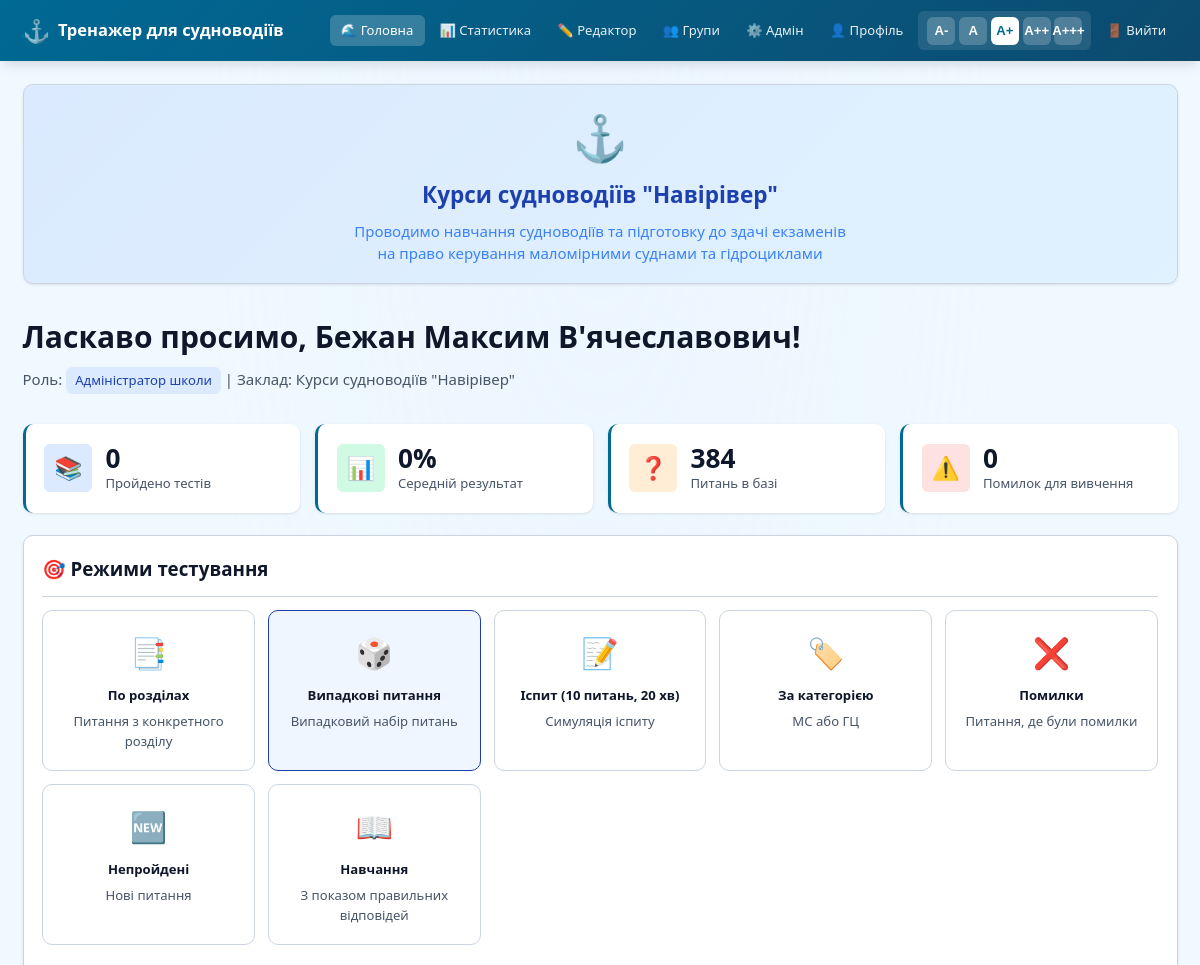
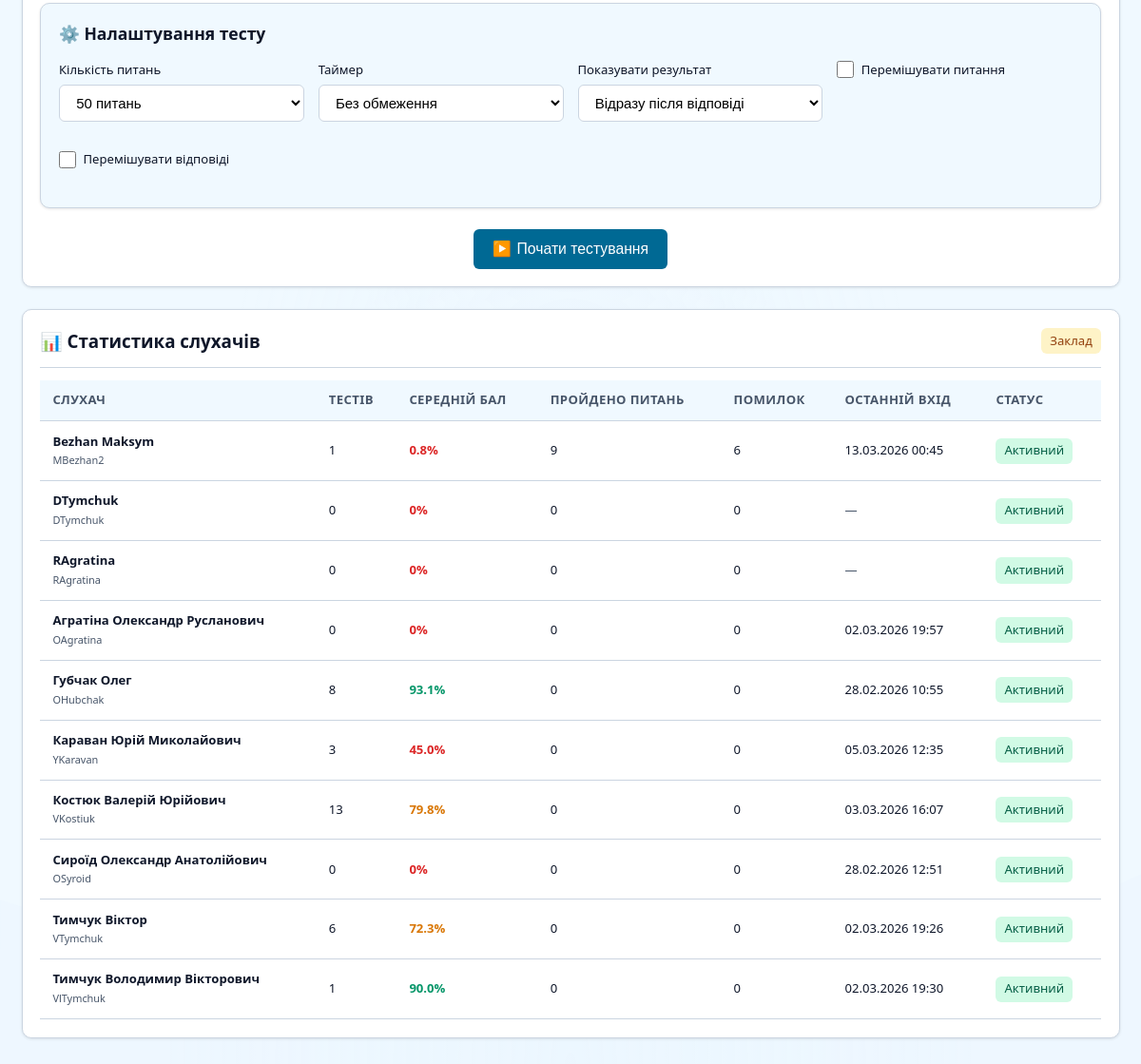
/dashboard (signed in), run on the app's committed database (2 pictures, top to bottom).
### app/models.py (models this page shows, shortened)
class User(UserMixin, db.Model):
    __tablename__ = 'users'
    id = db.Column(db.Integer, primary_key=True)
    username = db.Column(db.String(80), unique=True, nullable=False)
    password_hash = db.Column(db.String(128), nullable=False)
    last_name = db.Column(db.String(100))  # Прізвище
    first_name = db.Column(db.String(100))  # Ім'я
    middle_name = db.Column(db.String(100))  # По батькові
    phone = db.Column(db.String(20))  # Номер телефону
    email = db.Column(db.String(120))  # Електронна пошта
    avatar_url = db.Column(db.String(500))  # URL аватара
    role = db.Column(db.String(20), default='student')  # system_admin, school_admin, teacher, student
    school_id = db.Column(db.Integer, db.ForeignKey('schools.id'), nullable=True)
    teacher_id = db.Column(db.Integer, db.ForeignKey('users.id'), nullable=True)  # Для слухачів - їх викладач
    is_active = db.Column(db.Boolean, default=True)
    account_created_at = db.Column(db.DateTime, default=datetime.utcnow)
    account_expires_at = db.Column(db.DateTime)  # Термін дії аккаунта
    first_login_at = db.Column(db.DateTime)  # Перший вхід (для активації)
    data_processing_consent = db.Column(db.Boolean, default=False)
    consent_date = db.Column(db.DateTime)
    must_change_password = db.Column(db.Boolean, default=False)
    last_login = db.Column(db.DateTime)
    login_count = db.Column(db.Integer, default=0)
    test_sessions = db.relationship('TestSession', backref='user', lazy=True, cascade='all, delete-orphan')
    def can_access_admin(self):
        return self.role in ['system_admin', 'school_admin']
    def can_edit_questions(self):
        return self.role in ['system_admin', 'school_admin', 'teacher']
    def get_full_name(self):
        parts = [self.last_name, self.first_name, self.middle_name]
        return ' '.join(filter(None, parts)) or self.username
    def get_role_display(self):
        roles = {
            'system_admin': 'Системний адміністратор',
            'school_admin': 'Адміністратор школи',
            'teacher': 'Викладач',
            'student': 'Слухач'
        }
        return roles.get(self.role, self.role)
    def is_account_expired(self):
        if self.account_expires_at:
            return datetime.utcnow() > self.account_expires_at
        return False

class School(db.Model):
    __tablename__ = 'schools'
    id = db.Column(db.Integer, primary_key=True)
    name = db.Column(db.String(200), nullable=False)
    address = db.Column(db.String(300))
    phone = db.Column(db.String(20))
    email = db.Column(db.String(120))
    logo_url = db.Column(db.String(500))
    created_at = db.Column(db.DateTime, default=datetime.utcnow)
    is_active = db.Column(db.Boolean, default=True)
    users = db.relationship('User', backref='school', lazy=True)

### app/routes.py (the view)
@main_bp.route('/dashboard')
@login_required
def dashboard():
    if current_user.role == 'student':
        if not current_user.has_completed_profile():
            return redirect(url_for('main.complete_profile'))
        if current_user.is_account_expired():
            flash('Термін дії аккаунта закінчився. Зверніться до адміністратора.', 'danger')
    user_stats = get_user_statistics(current_user.id)
    available_banks = get_available_question_banks(current_user)
    categories = Category.query.all()
    active_bank_id = session.get('active_bank_id')
    if active_bank_id:
        sections = db.session.query(Question.section).filter_by(bank_id=active_bank_id).distinct().order_by(Question.section).all()
    else:
        system_bank = QuestionBank.query.filter_by(level='system', is_default=True).first()
        if system_bank:
            sections = db.session.query(Question.section).filter_by(bank_id=system_bank.id).distinct().order_by(Question.section).all()
        else:
            sections = []
    sections = [s[0] for s in sections]
    total_questions = 0
    if active_bank_id:
        total_questions = Question.query.filter_by(bank_id=active_bank_id).count()
    elif system_bank:
        total_questions = Question.query.filter_by(bank_id=system_bank.id).count()
    students_stats = []
    if current_user.role in ['teacher', 'school_admin', 'system_admin']:
        if current_user.role == 'teacher':
            students = User.query.filter_by(role='student', teacher_id=current_user.id).all()
        elif current_user.role == 'school_admin':
            students = User.query.filter_by(role='student', school_id=current_user.school_id).all()
        else:  # system_admin
            students = User.query.filter_by(role='student').all()
        for student in students:
            student_stats = get_user_statistics(student.id)
            students_stats.append({
                'user': student,
                'total_tests': student_stats.get('total_tests', 0),
                'average_score': student_stats.get('average_score', 0),
                'answered_count': student_stats.get('answered_count', 0),
                'mistakes_count': student_stats.get('mistakes_count', 0)
            })
        students_stats.sort(key=lambda x: x['user'].last_name or x['user'].username)
    return render_template('dashboard.html',
                         user_stats=user_stats,
                         total_questions=total_questions,
                         categories=categories,
                         sections=sections,
                         modes=current_app.config['MODES'],
                         available_banks=available_banks,
                         active_bank_id=active_bank_id,
                         students_stats=students_stats)

### app/templates/dashboard.html (shortened to what this page needs)
{% extends "base.html" %}
{% block content %}
<div class="fade-in">
    <div class="card" style="text-align: center; background: linear-gradient(135deg, #dbeafe, #e0f2fe); margin-bottom: 2rem;">
        <div style="font-size: 3rem; margin-bottom: 0.5rem;">⚓</div>
        <h2 style="color: #1e40af; margin-bottom: 0.5rem;">Курси судноводіїв "Навірівер"</h2>
        <p style="color: #3b82f6;">
            Проводимо навчання судноводіїв та підготовку до здачі екзаменів<br>
            на право керування маломірними суднами та гідроциклами
        </p>
    </div>
    <h1 style="margin-bottom: 0.5rem;">Ласкаво просимо, {{ current_user.get_full_name() or current_user.username }}!</h1>
    <p style="color: var(--text-secondary); margin-bottom: 2rem;">
        Роль: <span class="badge badge-info">{{ current_user.get_role_display() }}</span>
        {% if current_user.school %}
        | Заклад: {{ current_user.school.name }}
        {% endif %}
    </p>
    <div class="dashboard-grid">
        <div class="stat-card">
            <div class="stat-icon blue">📚</div>
            <div>
                <div class="stat-value" id="stat-total-tests">{{ user_stats.total_tests }}</div>
                <div class="stat-label">Пройдено тестів</div>
            </div>
        </div>
        <div class="stat-card">
            <div class="stat-icon green">📊</div>
            <div>
                <div class="stat-value" id="stat-avg-score">{{ user_stats.average_score }}%</div>
                <div class="stat-label">Середній результат</div>
            </div>
        </div>
        <div class="stat-card">
            <div class="stat-icon orange">❓</div>
            <div>
                <div class="stat-value">{{ total_questions }}</div>
                <div class="stat-label">Питань в базі</div>
            </div>
        </div>
        <div class="stat-card">
            <div class="stat-icon red">⚠️</div>
            <div>
                <div class="stat-value" id="stat-mistakes">{{ user_stats.mistakes_count }}</div>
                <div class="stat-label">Помилок для вивчення</div>
            </div>
        </div>
    </div>
    <div class="card">
        <div class="card-header">
            <h2 class="card-title">🎯 Режими тестування</h2>
        </div>
        <form method="POST" action="{{ url_for('main.start_test') }}" id="test-form">
            <div class="modes-grid" style="margin-bottom: 1.5rem;">
                <div class="mode-card" onclick="selectMode('sections')">
                    <div class="mode-icon">📑</div>
                    <div class="mode-title">По розділах</div>
                    <div class="mode-description">Питання з конкретного розділу</div>
                </div>
                <div class="mode-card" onclick="selectMode('random')">
                    <div class="mode-icon">🎲</div>
                    <div class="mode-title">Випадкові питання</div>
                    <div class="mode-description">Випадковий набір питань</div>
                </div>
                <div class="mode-card" onclick="selectMode('exam')">
                    <div class="mode-icon">📝</div>
                    <div class="mode-title">Іспит (10 питань, 20 хв)</div>
                    <div class="mode-description">Симуляція іспиту</div>
                </div>
                <div class="mode-card" onclick="selectMode('category')">
                    <div class="mode-icon">🏷️</div>
                    <div class="mode-title">За категорією</div>
                    <div class="mode-description">МС або ГЦ</div>
                </div>
                <div class="mode-card" onclick="selectMode('mistakes')">
                    <div class="mode-icon">❌</div>
                    <div class="mode-title">Помилки</div>
                    <div class="mode-description">Питання, де були помилки</div>
                </div>
                <div class="mode-card" onclick="selectMode('unanswered')">
                    <div class="mode-icon">🆕</div>
                    <div class="mode-title">Непройдені</div>
                    <div class="mode-description">Нові питання</div>
                </div>
                <div class="mode-card" onclick="selectMode('study')">
                    <div class="mode-icon">📖</div>
                    <div class="mode-title">Навчання</div>
                    <div class="mode-description">З показом правильних відповідей</div>
                </div>
            </div>
            <div class="card" style="background: var(--light-bg);">
                <h3 style="margin-bottom: 1rem;">⚙️ Налаштування тесту</h3>
                <div style="display: grid; grid-template-columns: repeat(auto-fit, minmax(250px, 1fr)); gap: 1rem;">
                    <div class="form-group" id="count-select">
                        <label class="form-label">Кількість питань</label>
                        <select class="form-select" name="count">
                            <option value="50" selected>50 питань</option>
                        </select>
                    </div>
                    <div class="form-group">
                        <label class="form-label">Таймер</label>
                        <select class="form-select" name="timer_mode">
                            <option value="unlimited">Без обмеження</option>
                        </select>
                    </div>
                    <div class="form-group">
                        <label class="form-label">Показувати результат</label>
                        <select class="form-select" name="show_feedback">
                            <option value="instant">Відразу після відповіді</option>
                        </select>
                    </div>
                    <div class="form-group">
                        <label class="form-label" style="display: flex; align-items: center; cursor: pointer;">
                            <input type="checkbox" name="shuffle" style="margin-right: 0.5rem; width: 18px; height: 18px;">
                            Перемішувати питання
                        </label>
                    </div>
                    <div class="form-group">
                        <label class="form-label" style="display: flex; align-items: center; cursor: pointer;">
                            <input type="checkbox" name="shuffle_options" style="margin-right: 0.5rem; width: 18px; height: 18px;">
                            Перемішувати відповіді
                        </label>
                    </div>
                </div>
            </div>
            <div style="margin-top: 1.5rem; text-align: center;">
                <button type="submit" class="btn btn-primary btn-lg">
                    <span>▶️</span>
                    Почати тестування
                </button>
            </div>
        </form>
    </div>
    {% if current_user.role in ['teacher', 'school_admin', 'system_admin'] and students_stats %}
    <div class="card" style="margin-top: 1.5rem;">
        <div class="card-header">
            <h2 class="card-title">📊 Статистика слухачів</h2>
            {% if current_user.role == 'teacher' %}
            <span class="badge badge-info">Мої слухачі</span>
            {% elif current_user.role == 'school_admin' %}
            <span class="badge badge-warning">Заклад</span>
            {% endif %}
        </div>
        {% if students_stats %}
        <div class="table-container">
            <table class="table">
                <thead>
                    <tr>
                        <th>Слухач</th>
                        <th>Тестів</th>
                        <th>Середній бал</th>
                        <th>Пройдено питань</th>
                        <th>Помилок</th>
                        <th>Останній вхід</th>
                        <th>Статус</th>
                    </tr>
                </thead>
                <tbody>
                    {% for stat in students_stats %}
                    <tr>
                        <td>
                            <strong>{{ stat.user.get_full_name() or stat.user.username }}</strong>
                            <br><small style="color: var(--text-secondary);">{{ stat.user.username }}</small>
                        </td>
                        <td>{{ stat.total_tests }}</td>
                        <td>
                            {% if stat.average_score > 80 %}
                                <span style="color: var(--success-color); font-weight: 600;">{{ stat.average_score }}%</span>
                            {% elif stat.average_score > 50 %}
                                <span style="color: var(--warning-color); font-weight: 600;">{{ stat.average_score }}%</span>
                            {% else %}
                                <span style="color: var(--danger-color); font-weight: 600;">{{ stat.average_score }}%</span>
                            {% endif %}
                        </td>
                        <td>{{ stat.answered_count }}</td>
                        <td>{{ stat.mistakes_count }}</td>
                        <td>
                            {% if stat.user.last_login %}
                                {{ stat.user.last_login.strftime('%d.%m.%Y %H:%M') }}
                            {% else %}
                                <span style="color: var(--text-secondary);">—</span>
                            {% endif %}
                        </td>
                        <td>
                            {% if stat.user.is_account_expired() %}
                                <span class="badge badge-danger">Термін закінчився</span>
                            {% elif not stat.user.is_active %}
                                <span class="badge badge-secondary">Неактивний</span>
                            {% else %}
                                <span class="badge badge-success">Активний</span>
                            {% endif %}
                        </td>
                    </tr>
                    {% endfor %}
                </tbody>
            </table>
        </div>
        {% else %}
        <div class="empty-state">
            <div class="empty-state-icon">👥</div>
            <p>Немає слухачів для відображення</p>
        </div>
        {% endif %}
    </div>
    {% endif %}
</div>
{% endblock %}

### data on the page
User: last_name+first_name+middle_name "Бежан Максим В'ячеславович", role "Адміністратор школи"
School: school.name "Курси судноводіїв \"Навірівер\""
User: user "Bezhan Maksym", user.username "MBezhan2", user.last_login "13.03.2026 00:45"
User: user "DTymchuk", user.username "DTymchuk"
User: user "RAgratina", user.username "RAgratina"
User: user "Агратіна Олександр Русланович", user.username "OAgratina", user.last_login "02.03.2026 19:57"
User: user "Губчак Олег", user.username "OHubchak", user.last_login "28.02.2026 10:55"
User: user "Караван Юрій Миколайович", user.username "YKaravan", user.last_login "05.03.2026 12:35"
User: user "Костюк Валерій Юрійович", user.username "VKostiuk", user.last_login "03.03.2026 16:07"
User: user "Сироїд Олександр Анатолійович", user.username "OSyroid", user.last_login "28.02.2026 12:51"
User: user "Тимчук Віктор", user.username "VTymchuk", user.last_login "02.03.2026 19:26"
User: user "Тимчук Володимир Вікторович", user.username "VlTymchuk", user.last_login "02.03.2026 19:30"

### other printed values
{{ user_stats.total_tests }} "0"
{{ user_stats.average_score }} "0"
{{ total_questions }} "384"
{{ user_stats.mistakes_count }} "0"
{{ stat.total_tests }} "1" "0" "0" "0" "8" "3" "13" "0" "6" "1"
{{ stat.average_score }} "0.8" "0" "0" "0" "45.0" "0"
{{ stat.answered_count }} "9" "0" "0" "0" "0" "0" "0" "0" "0" "0"
{{ stat.mistakes_count }} "6" "0" "0" "0" "0" "0" "0" "0" "0" "0"
{{ stat.average_score }} "93.1" "90.0"
{{ stat.average_score }} "79.8" "72.3"
